Frame 1 (no input): blank canvas, image omitted
Frame 60 (the mouse pressed at the canvas centre just before this capture): blank canvas, image omitted
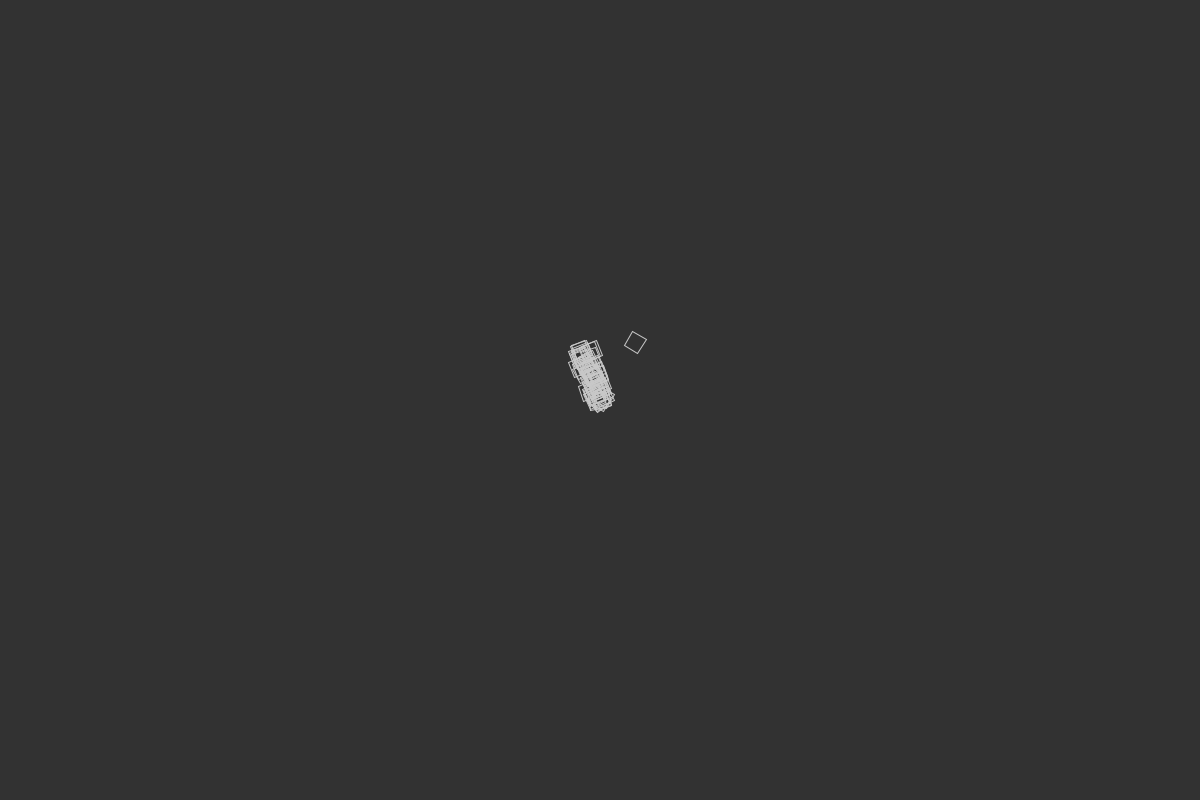
Frame 120 (the mouse held since frame 60 and released just before this capture)

The Processing sketch whose frames 1 and 60 were blank and that drew this single picture after the mouse press (run headless with seeded random() and noise(); from frame 60 on, the mouse is pressed at the canvas centre):

// Processing sketch: labspace_flocking
// ── labspace_flocking.pde
PVector center;
Flock flock;

void setup() {
  size(1200, 800);
  center = new PVector(width / 2, height / 2);
  flock = new Flock();
  for (int i = 0; i < 1; i++) {
    flock.addUnit(new Unit(width / 2, height / 2)); 
  }
  smooth();
}

void draw() {
  background(50);
  flock.run();
  
  if (mousePressed) {
    flock.addUnit(new Unit(mouseX, mouseY)); 
  }
  
}
// ── Flock.pde
class Flock {
  ArrayList<Unit> units;
  
  Flock() {
    units = new ArrayList<Unit>(); 
  }
  
  void run() {
    for(Unit unit : units) {
      unit.run(units); 
    }
  }
  
  void addUnit(Unit unit) {
    units.add(unit); 
  }
  
}
// ── Unit.pde
 
float maxSpeed = 1.0;
float maxForce = 0.025;

class Unit {  
  PVector position, velocity, acceleration;
  float radius; 

  Unit(float x, float y) {
    position = new PVector(x, y);
    velocity = new PVector(random(-1, 1), random(-1, 1));
    acceleration = new PVector(0, 0);
    radius = 4.0;
  }

  void run(ArrayList<Unit> units) {
    flock(units);
    updatePosition();
    screenEdge();
    render();
  }

  void updatePosition() {
    // update velocity & set limit
    velocity.add(acceleration);
    velocity.limit(maxSpeed);
    position.add(velocity);

    // reset acceleration to 0 after each cycle
    acceleration.mult(0);
  }

  void render() {
    // draw Unit shape in direction of velocity
    float theta = velocity.heading() + radians(90);
    noFill();
    stroke(200);
    pushMatrix();
    translate(position.x, position.y);
    rotate(theta);
    
    beginShape(QUADS);
    vertex(-radius*2, -radius*2);
    vertex(-radius*2, radius*2);
    vertex(radius*2, radius*2);
    vertex(radius*2, -radius*2);
    endShape();
    
    popMatrix();
    
  }

  void flock(ArrayList<Unit> units) {
    //PVector separation = separate(units);
    PVector alignment = align(units);
    
    alignment.mult(4.0);
    
    applyForce(alignment);
  }
  
  void applyForce(PVector force) {
    acceleration.add(force); 
  }

  void screenEdge() {
    if (position.x < -radius) position.x = width + radius;
    if (position.y < -radius) position.y = height + radius;
    if (position.x > width + radius) position.x = -radius;
    if (position.y > height + radius) position.y = -radius;
  }

  //PVector seek(PVector target) {
  //  PVector desired = PVector.sub(target, position);


  //}

  //PVector separate(ArrayList<Unit> units) {

  //  PVector steer = new PVector(0, 0);

  //  return steer;
  //}

  PVector align(ArrayList<Unit> units) {
    float neighborDist = 25.0;
    PVector steer = new PVector();
    int count = 0;
    
    for(Unit neighbor : units) {
      float d = PVector.dist(position, neighbor.position);
      if ((d > 0) && (d < neighborDist)) {
        steer.add(neighbor.velocity);
        count++;
      }
    }
    
    if (count > 0) {
      steer.div((float)count);
      // Steering = Desired - Velocity
      steer.normalize();
      steer.mult(maxSpeed);
      steer.sub(velocity);
      steer.limit(maxForce);
    }
    return steer;
  }

  //PVector cohesion(ArrayList<Unit> units) {

  //  PVector 

  //}
}
